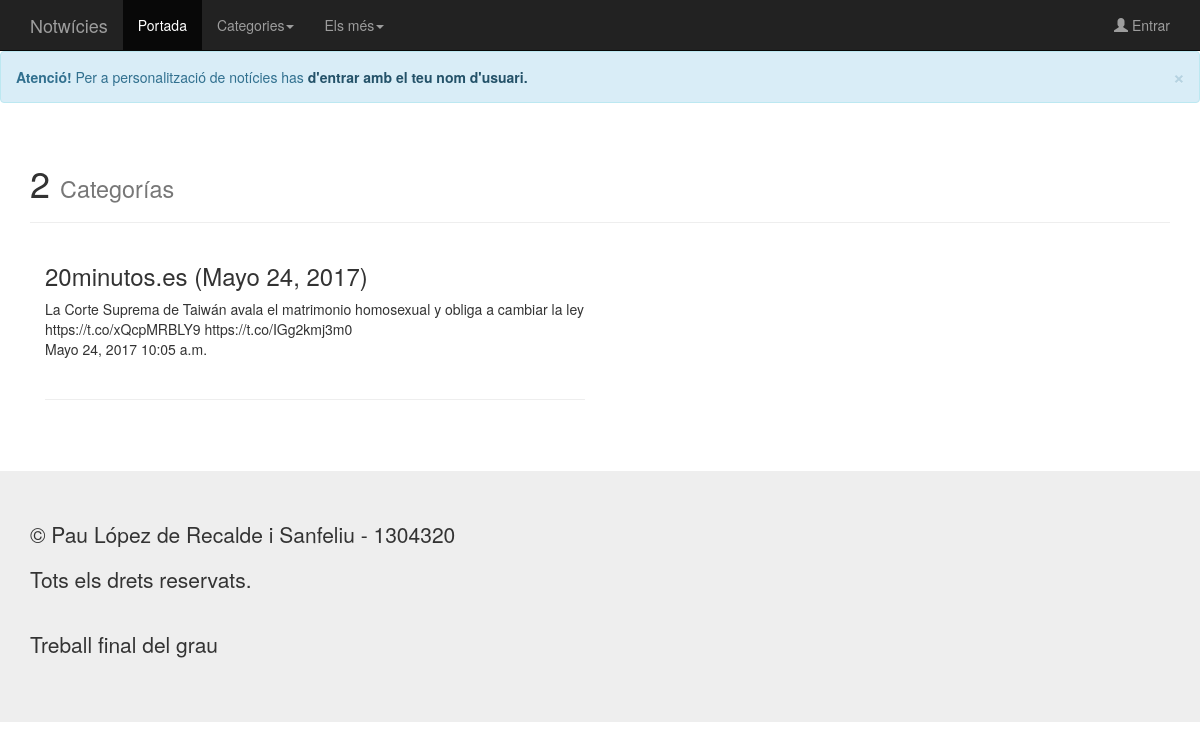
Screenshot of /notwicias/category/2/ with the database file from the repository.
### notwicias/models.py (models this page shows, shortened)
class Tweet(models.Model):
    twitter_id = models.BigIntegerField(unique=True)
    username = models.CharField(max_length=25)
    user = models.CharField(max_length=25)
    language = models.CharField(max_length=4)
    retweets = models.IntegerField()
    favorites = models.IntegerField()
    coordinates = models.CharField(max_length=50, null=True)
    text = models.CharField(max_length=160)
    date = models.DateField()
    time = models.TimeField()
    category = models.SmallIntegerField()

### notwicias/views.py (the view)
# urls.py: url(r'^category/(?P<category_id>[0-9]{1})/$', views.category, name='category'),
def category(request, category_id):
    category_set = Tweet.objects.filter(category=category_id).order_by('-twitter_id')[:5]
    return render(request, 'notwicias/category.html', {'category_set': category_set, 'category_id': category_id})

### notwicias/templates/notwicias/category.html
{% include "notwicias/include/header.html" %}
<div class="container">
    <div class="page-header">
        <h1>{{ category_id }}
            <small> Categorías</small>
        </h1>
    </div>
    {% for tweet in category_set %}
    <div class='col-sm-6'><h3>{{ tweet.user }} ({{ tweet.date }})</h3>
        {{ tweet.text }}<br />
        {{ tweet.date }} {{ tweet.time }}<br /><br /><hr>
    </div>
    {% endfor %}
</div>
{% include "notwicias/include/footer.html" %}

### rows the page displays
Tweet: user "20minutos.es", date "Mayo 24, 2017", text "La Corte Suprema de Taiwán avala el matrimonio homosexual y obliga a cambiar la ley https://t.co/xQcpMRBLY9 https://t.co/IGg2kmj3m0", time "10:05 a.m."

### other values shown
{{ category_id }} "2"
